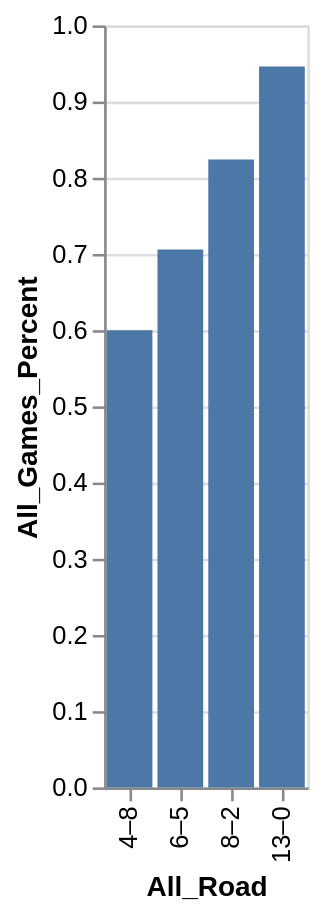

The specification (Vega-Lite) saved for this image:
### Vega-Lite specification from a JSON file in a GitHub repository (floating-point values rounded to 4 significant figures)
{"data": {"values": [{"x_data": "4–8", "y_data": 0.6}, {"x_data": "6–5", "y_data": 0.706}, {"x_data": "8–2", "y_data": 0.824}, {"x_data": "13–0", "y_data": 0.946}]}, "mark": "bar", "encoding": {"x": {"field": "x_data", "type": "nominal", "title": "All_Road", "sort": {"op": "sum", "field": "y_data", "order": "ascending"}}, "y": {"field": "y_data", "type": "quantitative", "title": "All_Games_Percent"}}}
